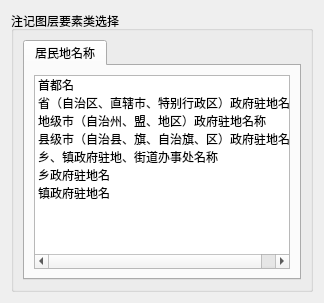
            <widget class="QWidget" name="tab_Layer_R">
             <attribute name="title">
              <string>注记</string>
             </attribute>
             <layout class="QGridLayout" name="gridLayout_156">
              <item row="0" column="0" colspan="2">
               <widget class="QGroupBox" name="groupBox_R_FeatureClass">
                <property name="maximumSize">
                 <size>
                  <width>16777215</width>
                  <height>16777215</height>
                 </size>
                </property>
                <property name="title">
                 <string>注记图层要素类选择</string>
                </property>
                <layout class="QGridLayout" name="gridLayout_157">
                 <item row="0" column="0">
                  <widget class="QTabWidget" name="tabWidget_FeatureClass_R">
                   <property name="currentIndex">
                    <number>0</number>
                   </property>
                   <widget class="QWidget" name="tab_FeatureClass_JuMinDiMingCheng">
                    <attribute name="title">
                     <string>居民地名称</string>
                    </attribute>
                    <layout class="QGridLayout" name="gridLayout_158">
                     <item row="0" column="0">
                      <widget class="QListWidget" name="listWidget_JuMinDiMingCheng">
                       <property name="maximumSize">
                        <size>
                         <width>16777215</width>
                         <height>16777211</height>
                        </size>
                       </property>
                       <property name="editTriggers">
                        <set>QAbstractItemView::DoubleClicked|QAbstractItemView::EditKeyPressed|QAbstractItemView::SelectedClicked</set>
                       </property>
                       <property name="selectionMode">
                        <enum>QAbstractItemView::ExtendedSelection</enum>
                       </property>
                       <item>
                        <property name="text">
                         <string>首都名</string>
                        </property>
                       </item>
                       <item>
                        <property name="text">
                         <string>省（自治区、直辖市、特别行政区）政府驻地名称</string>
                        </property>
                       </item>
                       <item>
                        <property name="text">
                         <string>地级市（自治州、盟、地区）政府驻地名称</string>
                        </property>
                       </item>
                       <item>
                        <property name="text">
                         <string>县级市（自治县、旗、自治旗、区）政府驻地名称</string>
                        </property>
                       </item>
                       <item>
                        <property name="text">
                         <string>乡、镇政府驻地、街道办事处名称</string>
                        </property>
                       </item>
                       <item>
                        <property name="text">
                         <string>乡政府驻地名</string>
                        </property>
                       </item>
                       <item>
                        <property name="text">
                         <string>镇政府驻地名</string>
                        </property>
                       </item>
                      </widget>
                     </item>
                    </layout>
                   </widget>
                  </widget>
                 </item>
                </layout>
               </widget>
              </item>
             </layout>
            </widget>
